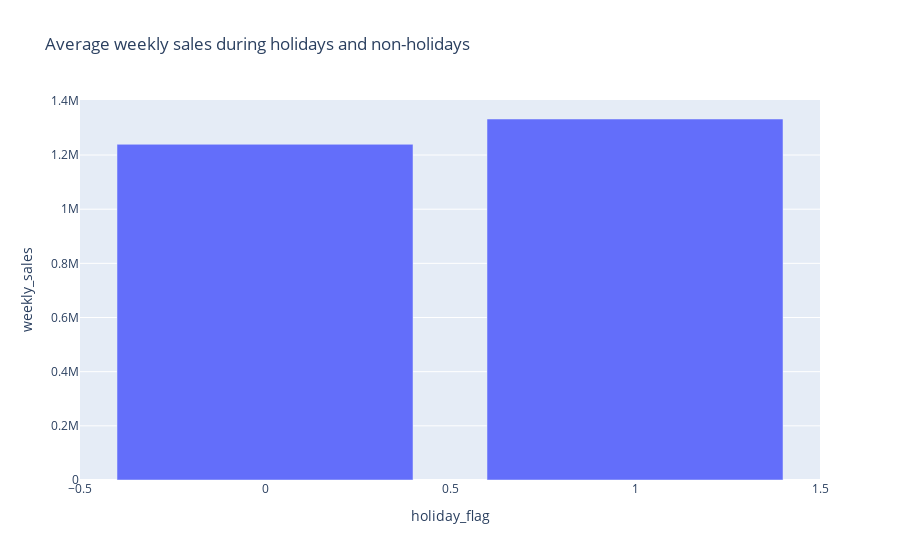

The notebook cell this image was saved under:
### Markdown cell above
Let's compare the average weekly sales during holidays and non-holidays.

### Code cell
holiday = df.groupby("holiday_flag")["weekly_sales"].mean()
fig = px.bar(holiday, x=holiday.index, y="weekly_sales", title= "Average weekly sales during holidays and non-holidays")
fig.show()

### Figure 1 — Plotly figure (JSON) as saved in the notebook; plotly's stock layout.template omitted (floating-point values rounded to 4 significant figures)
{"data": [{"alignmentgroup": "True", "hovertemplate": "holiday_flag=%{x}<br>weekly_sales=%{y}<extra></extra>", "legendgroup": "", "marker": {"color": "#636efa", "pattern": {"shape": ""}}, "name": "", "offsetgroup": "", "orientation": "v", "showlegend": false, "textposition": "auto", "type": "bar", "x": [0, 1], "xaxis": "x", "y": [1240000.0, 1333000.0], "yaxis": "y"}], "layout": {"barmode": "relative", "legend": {"tracegroupgap": 0}, "title": {"text": "Average weekly sales during holidays and non-holidays"}, "xaxis": {"anchor": "y", "domain": [0, 1], "title": {"text": "holiday_flag"}}, "yaxis": {"anchor": "x", "domain": [0, 1], "title": {"text": "weekly_sales"}}}}
